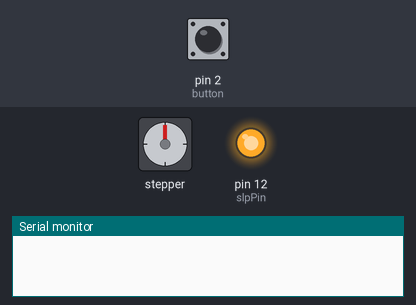
This sketch was run on a simulated Arduino Uno, built with avr-gcc and run on an emulated ATmega328P. Parts: stepper motor, output pins drawn as LEDs (lit = HIGH), the last lines printed to the serial monitor. Wiring (inferred from the names in the program): stepper motor driver (200 steps per turn assumed): step pin 11; direction pin 10; enable pin 17. The test bench sets the inputs (shaded band); at power-on: pin 2 (button) HIGH. Pins used as bus, display or sensor lines are not drawn.

Above: at 1.2 s.
1.3 s: pin 2 (button) pulled LOW for 3.2 s
At 5.6 s:
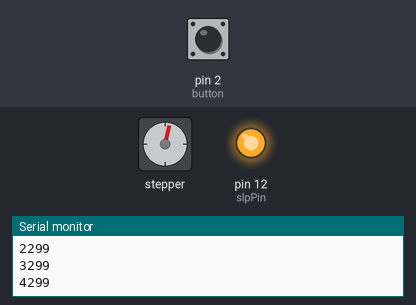
6.0 s: pin 2 (button) pulled LOW for 1 s
At 6.8 s:
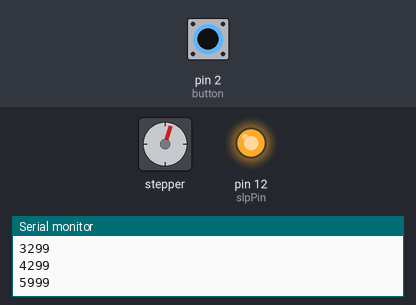
8.5 s: pin 2 (button) pulled LOW for 0.15 s
At 8.9 s:
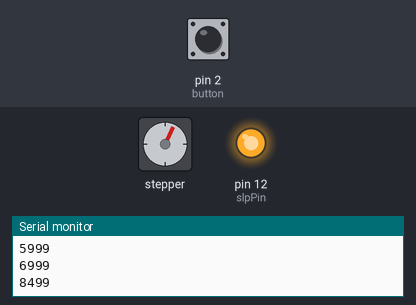
10.1 s: pin 2 (button) driven LOW
At 10.9 s:
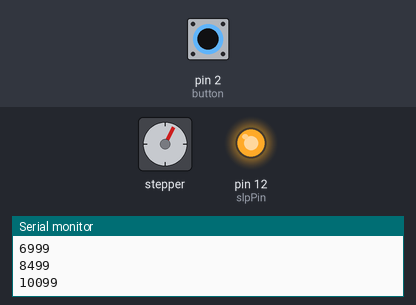
13.1 s: pin 2 (button) driven HIGH
At 13.6 s:
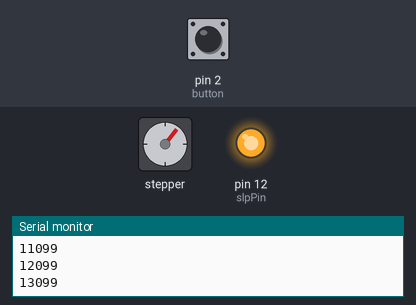
14.6 s: pin 2 (button) driven LOW
At 15.4 s:
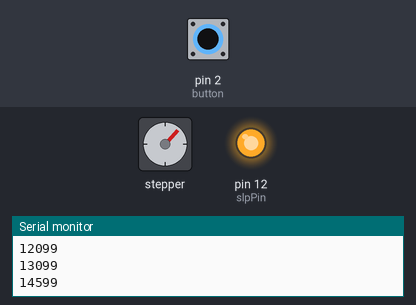
Timing chart, 0 to 22.1 s (numbered marks = the images above; inputs shaded):
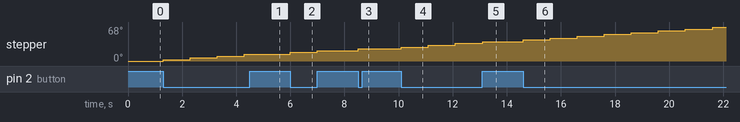

Measured:
- after the input at 6.0 s, stepper: goes 18° 1.0 s, then 21°, starting at once
- after the input at 13.1 s, stepper: goes on until 13.1 s, then stays 39°

The sketch:

stepperControl.ino
```cpp
// defines pins numbers

const int enablePin = 17;

const int ms1Pin = 16;
const int ms2Pin = 15;
const int ms3Pin = 14;

const int rstPin = 13;
const int slpPin = 12;

const int stepPin = 11;
const int dirPin = 10;

const int button = 2;
int motorStep = 1;

void setup() {
  Serial.begin(9600);
  pinMode(button,INPUT_PULLUP);
  // Sets the two pins as Outputs
  pinMode(enablePin,OUTPUT);

  pinMode(ms1Pin,OUTPUT);
  pinMode(ms2Pin,OUTPUT);
  pinMode(ms3Pin,OUTPUT);

  pinMode(rstPin,OUTPUT);
  pinMode(slpPin,OUTPUT);

  pinMode(stepPin,OUTPUT);
  pinMode(dirPin,OUTPUT);

  //Config word
  //low , MOTORS ON
  digitalWrite(enablePin, LOW);
  //All low for full step
  digitalWrite(ms1Pin, LOW);
  digitalWrite(ms2Pin, LOW);
  digitalWrite(ms3Pin, LOW);
  //High allows to work, otherwise it goes to preconfig start position.
  digitalWrite(rstPin, HIGH);
  digitalWrite(slpPin, HIGH);
  //Step high on step, dir for clockwise antclockwise
  digitalWrite(stepPin, LOW);
  digitalWrite(dirPin, HIGH);

}

unsigned long previousMillis = 0;
long intervalFast = 1000;
long intervalNormal = 18000;
long interval = intervalNormal;

void loop() {
  unsigned long currentMillis = millis();
  digitalWrite(dirPin,HIGH); // Enables the motor to move in a particular direction
  int sensorVal = digitalRead(button);
  //Switch mode
  /*
  if (sensorVal == LOW) {
      if(interval == intervalNormal){
        interval = intervalFast;
      }else{
        interval = intervalNormal;
      }
      delay(100);
  }*/
  if (sensorVal == LOW) {
    interval = intervalFast;
    motorStep=2;
  }else{
    interval = intervalNormal;
    motorStep=1;
  }
  if (currentMillis - previousMillis >= interval) {
    previousMillis = currentMillis;
    for(int x = 0; x < motorStep; x++) {
      digitalWrite(stepPin,HIGH);
      delayMicroseconds(500);
      digitalWrite(stepPin,LOW);
      delayMicroseconds(500);
    }
    Serial.println(previousMillis);
  }
}
```
